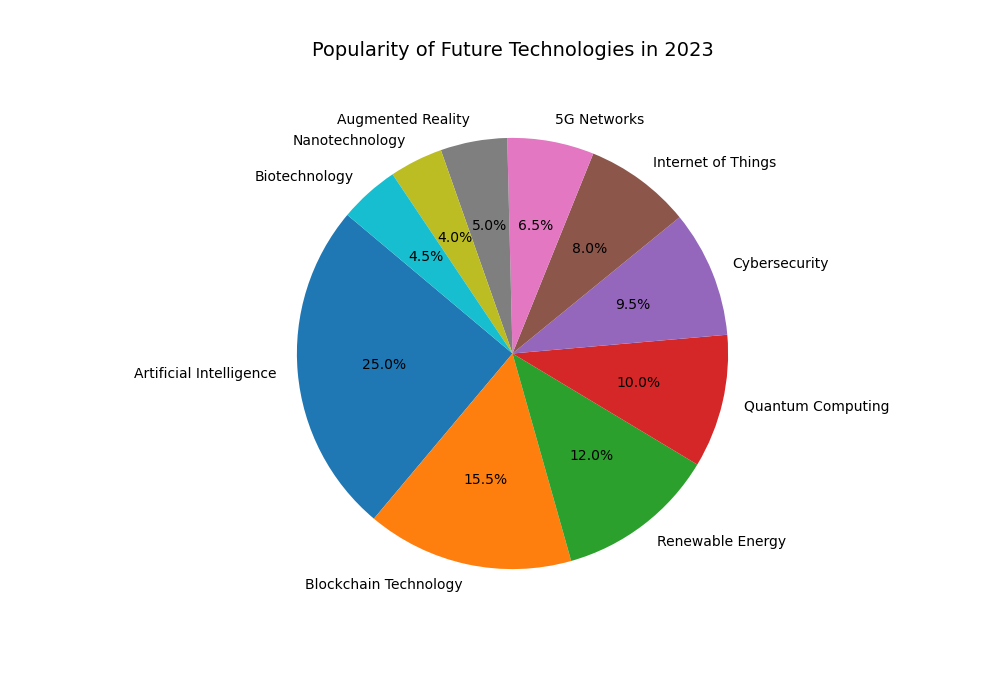

Generate this figure with Python:

import matplotlib.pyplot as plt

# Data points
topics = [
    'Artificial Intelligence', 'Blockchain Technology', 'Renewable Energy', 
    'Quantum Computing', 'Cybersecurity', 'Internet of Things', 
    '5G Networks', 'Augmented Reality', 'Nanotechnology', 'Biotechnology'
]

percentages = [
    25.0, 15.5, 12.0, 10.0, 9.5, 
    8.0, 6.5, 5.0, 4.0, 4.5
]

# Colors for each section
colors = [
    '#1f77b4', '#ff7f0e', '#2ca02c', '#d62728', '#9467bd',
    '#8c564b', '#e377c2', '#7f7f7f', '#bcbd22', '#17becf'
]

# Resize the chart
plt.figure(figsize=(10, 7))

# Create the pie chart
plt.pie(percentages, labels=topics, colors=colors, autopct='%1.1f%%', startangle=140)

# Set the title
plt.title('Popularity of Future Technologies in 2023', fontsize=14, pad=20)

# Display the chart
plt.show()
